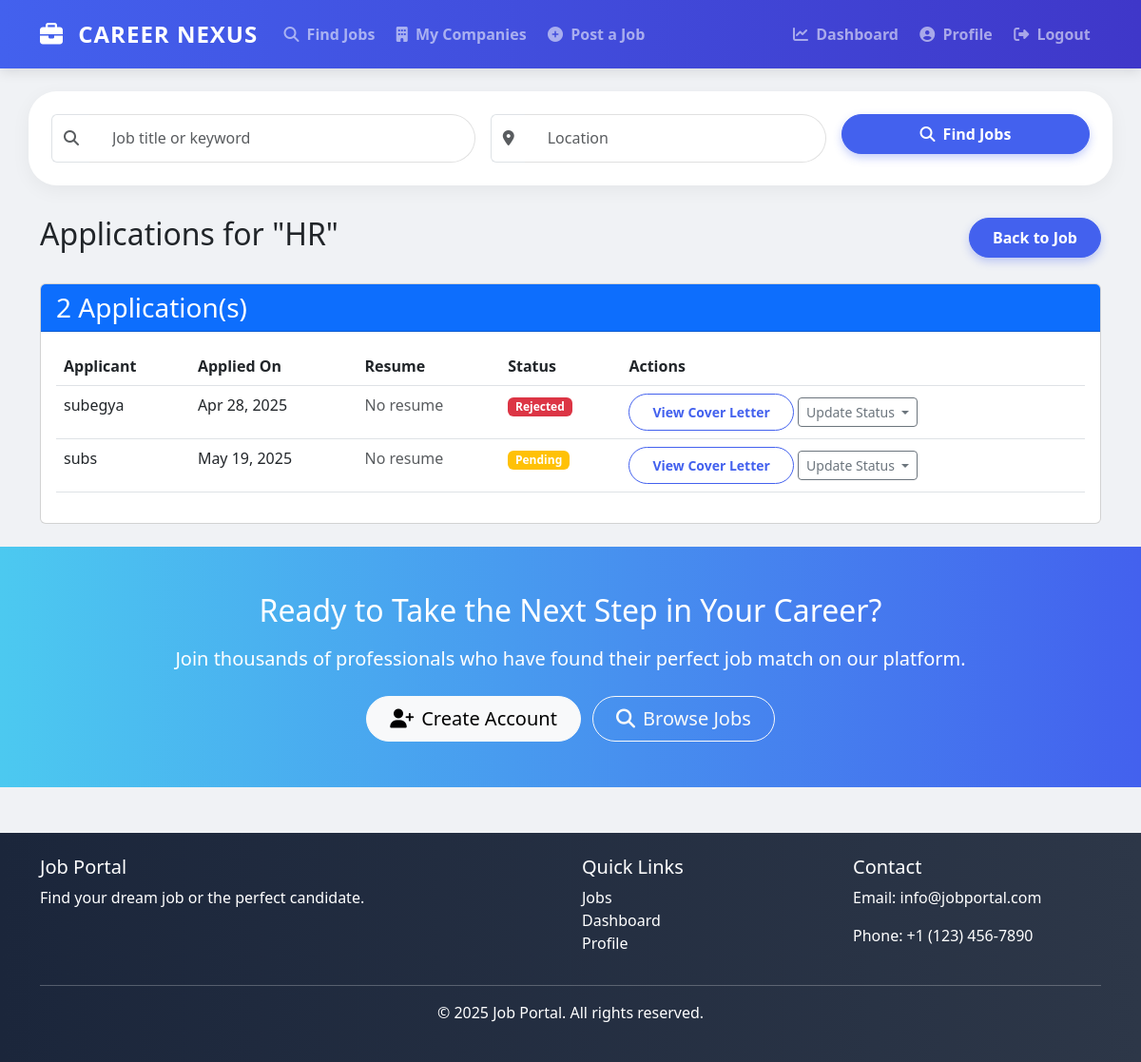
Page /jobs/3/applications/ (signed in) on the committed database.
### jobs/models.py (models this page shows, shortened)
class Job(models.Model):
    JOB_TYPE_CHOICES = [
        ('full_time', 'Full Time'),
        ('part_time', 'Part Time'),
        ('contract', 'Contract'),
        ('internship', 'Internship'),
        ('remote', 'Remote'),
    ]
    title = models.CharField(max_length=100)
    company = models.ForeignKey(Company, on_delete=models.CASCADE, related_name='jobs')
    category = models.ForeignKey(Category, on_delete=models.SET_NULL, null=True, related_name='jobs')
    description = models.TextField()
    requirements = models.TextField()
    salary_min = models.IntegerField(blank=True, null=True)
    salary_max = models.IntegerField(blank=True, null=True)
    location = models.CharField(max_length=100)
    job_type = models.CharField(max_length=20, choices=JOB_TYPE_CHOICES)
    posted_by = models.ForeignKey(User, on_delete=models.CASCADE, related_name='posted_jobs')
    created_at = models.DateTimeField(auto_now_add=True)
    deadline = models.DateField()
    is_active = models.BooleanField(default=True)

class Application(models.Model):
    STATUS_CHOICES = [
        ('pending', 'Pending'),
        ('reviewed', 'Reviewed'),
        ('shortlisted', 'Shortlisted'),
        ('rejected', 'Rejected'),
        ('hired', 'Hired'),
    ]
    job = models.ForeignKey(Job, on_delete=models.CASCADE, related_name='applications')
    applicant = models.ForeignKey(User, on_delete=models.CASCADE, related_name='applications')
    cover_letter = models.TextField()
    resume = models.FileField(upload_to='application_resumes/', blank=True, null=True)
    status = models.CharField(max_length=20, choices=STATUS_CHOICES, default='pending')
    applied_at = models.DateTimeField(auto_now_add=True)
    updated_at = models.DateTimeField(auto_now=True)

### jobs/views.py (the view)
# urls.py: path('jobs/<int:job_pk>/applications/', views.manage_applications, name='manage_applications'),
@login_required
def manage_applications(request, job_pk):
    job = get_object_or_404(Job, pk=job_pk, posted_by=request.user)
    applications = job.applications.all()
    return render(request, 'jobs/manage_applications.html', {
        'job': job,
        'applications': applications
    })

### templates/jobs/manage_applications.html (shortened to what this page needs)
{% extends 'base.html' %}
{% block content %}
<div class="d-flex justify-content-between align-items-center mb-4">
    <h2>Applications for "{{ job.title }}"</h2>
    <a href="{% url 'job_detail' job.pk %}" class="btn btn-primary">Back to Job</a>
</div>
{% if applications %}
    <div class="card">
        <div class="card-header bg-primary text-white">
            <h3 class="mb-0">{{ applications.count }} Application(s)</h3>
        </div>
        <div class="card-body">
            <div class="table-responsive">
                <table class="table table-hover">
                    <thead>
                        <tr>
                            <th>Applicant</th>
                            <th>Applied On</th>
                            <th>Resume</th>
                            <th>Status</th>
                            <th>Actions</th>
                        </tr>
                    </thead>
                    <tbody>
                        {% for application in applications %}
                            <tr>
                                <td>{{ application.applicant.username }}</td>
                                <td>{{ application.applied_at|date:"M d, Y" }}</td>
                                <td>
                                    {% if application.resume %}
                                        <a href="{{ application.resume.url }}" target="_blank" class="btn btn-sm btn-outline-primary">View Resume</a>
                                    {% else %}
                                        <span class="text-muted">No resume</span>
                                    {% endif %}
                                </td>
                                <td>
                                    {% if application.status == 'pending' %}
                                        <span class="badge bg-warning">Pending</span>
                                    {% elif application.status == 'reviewed' %}
                                        <span class="badge bg-info">Reviewed</span>
                                    {% elif application.status == 'shortlisted' %}
                                        <span class="badge bg-primary">Shortlisted</span>
                                    {% elif application.status == 'rejected' %}
                                        <span class="badge bg-danger">Rejected</span>
                                    {% elif application.status == 'hired' %}
                                        <span class="badge bg-success">Hired</span>
                                    {% endif %}
                                </td>
                                <td>
                                    <button class="btn btn-sm btn-outline-primary" type="button" data-bs-toggle="collapse" data-bs-target="#coverLetter{{ application.id }}">
                                        View Cover Letter
                                    </button>
                                    <div class="dropdown d-inline-block">
                                        <button class="btn btn-sm btn-outline-secondary dropdown-toggle" type="button" data-bs-toggle="dropdown">
                                            Update Status
                                        </button>
                                    </div>
                                </td>
                            </tr>
                        {% endfor %}
                    </tbody>
                </table>
            </div>
        </div>
    </div>
{% else %}
    <div class="alert alert-info">
        <p>No applications have been submitted for this job yet.</p>
    </div>
{% endif %}
{% endblock %}

### templates/base.html (style rules this page uses)
:root { --primary-color: #4361ee; --secondary-color: #3f37c9; --accent-color: #4cc9f0; --dark-color: #1b263b; --light-color: #f8f9fa; }
body { font-family: 'Segoe UI', Tahoma, Geneva, Verdana, sans-serif; background-color: #f0f2f5; }
.btn-primary { background-color: var(--primary-color); border-color: var(--primary-color); border-radius: 30px; padding: 0.5rem 1.5rem; font-weight: 600; box-shadow: 0 4px 10px rgba(67, 97, 238, 0.3); }
.btn-outline-primary { color: var(--primary-color); border-color: var(--primary-color); border-radius: 30px; padding: 0.5rem 1.5rem; font-weight: 600; }

### rows in the picture
Job: title "HR"
Application: applicant.username "subegya", applied_at "Apr 28, 2025", resume "No resume", status "Rejected"
Application: applicant.username "subs", applied_at "May 19, 2025", resume "No resume", status "Pending"

### other values in the picture
{{ applications.count }} "2"
